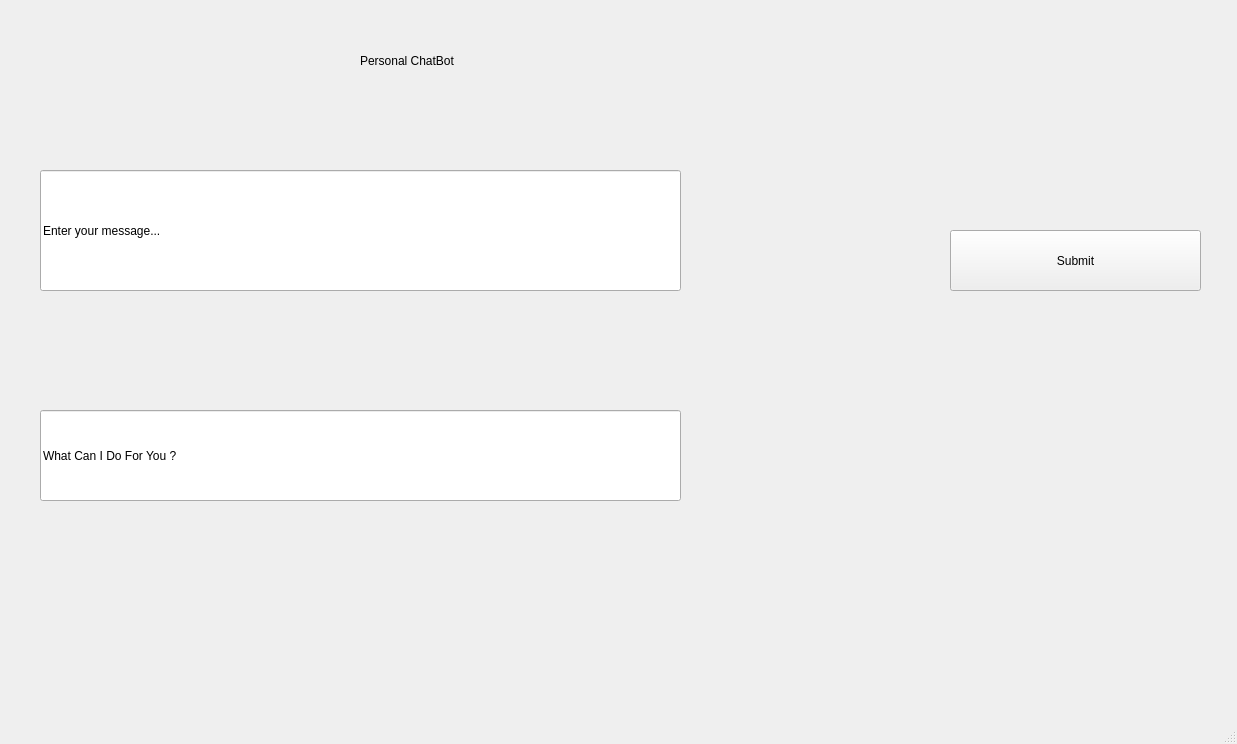
<?xml version="1.0" encoding="UTF-8"?>
<ui version="4.0">
 <class>MainWindow</class>
 <widget class="QMainWindow" name="MainWindow">
  <property name="geometry">
   <rect>
    <x>0</x>
    <y>0</y>
    <width>1237</width>
    <height>744</height>
   </rect>
  </property>
  <property name="windowTitle">
   <string>MainWindow</string>
  </property>
  <widget class="QWidget" name="centralwidget">
   <widget class="QLabel" name="label">
    <property name="geometry">
     <rect>
      <x>360</x>
      <y>10</y>
      <width>571</width>
      <height>101</height>
     </rect>
    </property>
    <property name="styleSheet">
     <string notr="true">font: 22pt &quot;MS Shell Dlg 2&quot;;</string>
    </property>
    <property name="text">
     <string>Personal ChatBot</string>
    </property>
   </widget>
   <widget class="QLineEdit" name="lineEdit">
    <property name="geometry">
     <rect>
      <x>40</x>
      <y>170</y>
      <width>641</width>
      <height>121</height>
     </rect>
    </property>
    <property name="styleSheet">
     <string notr="true">font: 20pt &quot;MS Shell Dlg 2&quot;;</string>
    </property>
    <property name="text">
     <string>Enter your message...</string>
    </property>
   </widget>
   <widget class="QPushButton" name="pushButton">
    <property name="geometry">
     <rect>
      <x>950</x>
      <y>230</y>
      <width>251</width>
      <height>61</height>
     </rect>
    </property>
    <property name="styleSheet">
     <string notr="true">font: 16pt &quot;MS Shell Dlg 2&quot;;</string>
    </property>
    <property name="text">
     <string>Submit</string>
    </property>
   </widget>
   <widget class="QLabel" name="label_2">
    <property name="geometry">
     <rect>
      <x>720</x>
      <y>200</y>
      <width>131</width>
      <height>81</height>
     </rect>
    </property>
    <property name="text">
     <string/>
    </property>
   </widget>
   <widget class="QLineEdit" name="lineEdit_2">
    <property name="geometry">
     <rect>
      <x>40</x>
      <y>410</y>
      <width>641</width>
      <height>91</height>
     </rect>
    </property>
    <property name="styleSheet">
     <string notr="true">font: 24pt &quot;MS Shell Dlg 2&quot;;</string>
    </property>
    <property name="text">
     <string>What Can I Do For You ?</string>
    </property>
   </widget>
  </widget>
  <widget class="QMenuBar" name="menubar">
   <property name="geometry">
    <rect>
     <x>0</x>
     <y>0</y>
     <width>1237</width>
     <height>31</height>
    </rect>
   </property>
  </widget>
  <widget class="QStatusBar" name="statusbar"/>
 </widget>
 <resources/>
 <connections/>
</ui>
